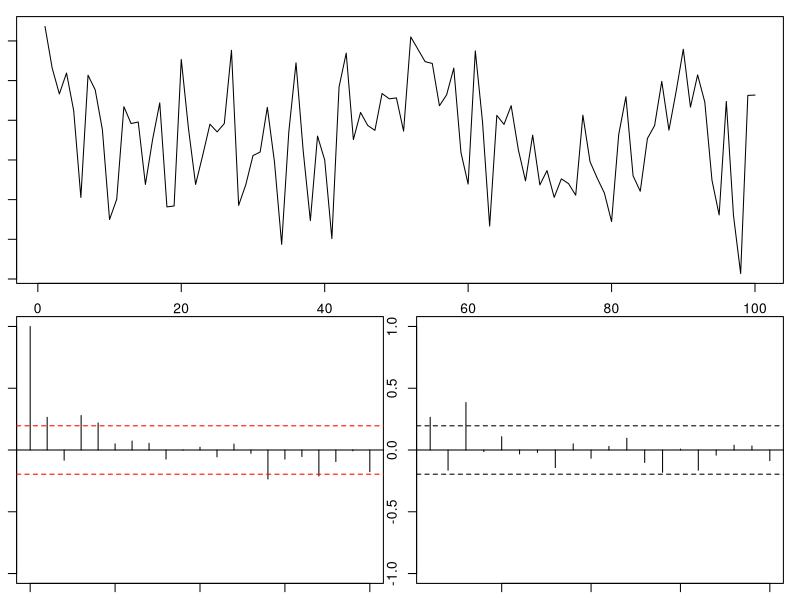
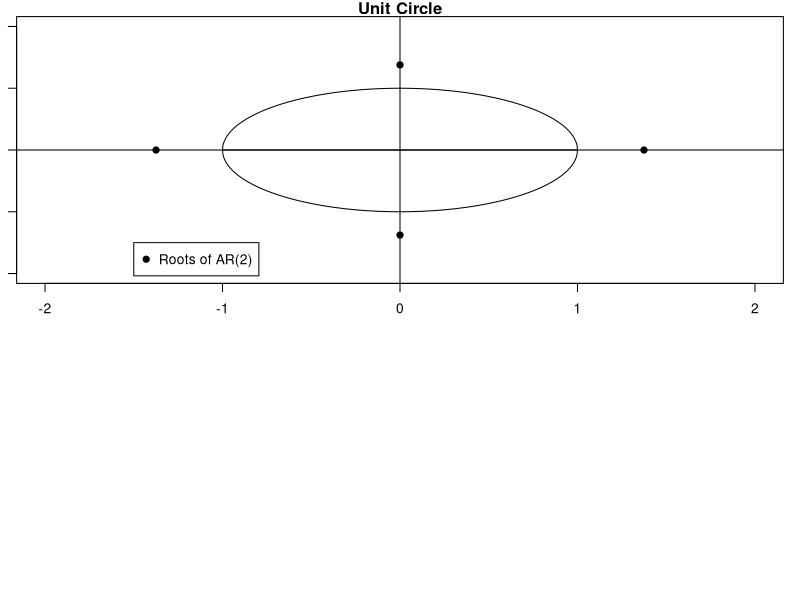

These charts were generated, in order, by the following R code:
# simulation of AR(1) process with phi = 0.9
# 2020-09-18
# Financial Time series analysis

set.seed(12345)

#y <- arima.sim(n = 100, list(ar = 0.9), innov = rnorm(100))
y <- arima.sim(n = 100, list(ar = c(0.4, -0.28, 0.5)), innov = rnorm(100))
# y <- arima.sim(n = 100, list(ma = 0.7), innov = rnorm(100)) # coefficient

op <- par(no.readonly = TRUE)
layout(matrix(c(1,1,2,3), 2, 2, byrow = TRUE)) # 2 by 2 graph. 1행에 1개 2행에 3개
par("mar")
par(mar=c(1,1,1,1))
plot.ts(y, ylab='simulated y series')
acf(y, main = 'Autocorrelations', ylab = '', ylim = c(-1,1), ci.col = 'red') # ci = maybe confidence interval.
pacf(y, main = 'Partial Autocorrelations', ylab = '', ylim = c(-1, 1), ci.col = 'black')



# Estimation of AR(2) process with phi1 = 0.6, phi2 = -0.28

series <- rnorm(1000000)

y.st <- filter(series, filter = c(0, 0, 0, 0.3), method = 'recursive')

ar2.st <- arima(y.st, c(0, 0, 4), include.mean = FALSE, transform.pars = FALSE, method = 'ML') # AR(2), 추정방법 : MLE(Maximum Likelihood)
ar2.st$coef
polyroot(c(1, -ar2.st$coef)) # 1 - 0.6279L + 0.2741L^2 -> 허근이 나옴.
Mod(polyroot(c(1, -ar2.st$coef))) # 이를 복소수 평면에 표시했을 때, 1보다 크니까, stability condition 만족!
root.comp <- Im(polyroot(c(1, -ar2.st$coef))) 
root.real <- Re(polyroot(c(1, -ar2.st$coef)))

# plotting the roots in a unit circle
x <- seq(-1, 1, length = 1000)
y1 <- sqrt(1-x^2)
y2 <- -sqrt(1-x^2)
plot(c(x, x), c(y1, y2), xlab = 'Real part', ylab = 'Complex part', type = 'l',
     main = 'Unit Circle', ylim = c(-2, 2), xlim = c(-2, 2))
abline(h = 0)
abline(v = 0)
points(root.comp, root.real, pch = 19)
legend(-1.5, -1.5, legend = 'Roots of AR(2)', pch = 19)







